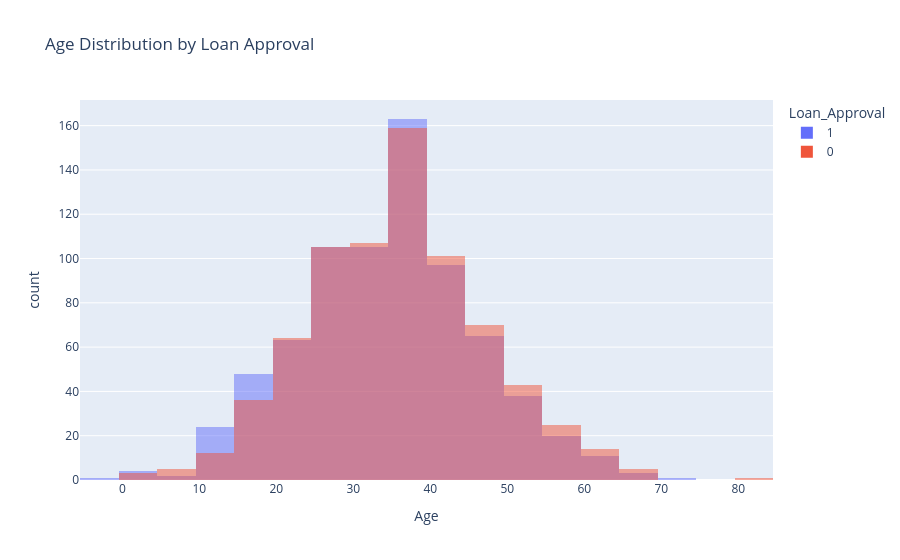

Notebook code for this chart:
### Code cell
#Visualization
import plotly.express as px
fig = px.histogram(
    df,
    x='Age',
    color='Loan_Approval',
    nbins=30,
    title='Age Distribution by Loan Approval',
    barmode='overlay'
)
fig.show()

### Figure 1 — Plotly figure (JSON) as saved in the notebook; plotly's stock layout.template omitted (floating-point values rounded to 4 significant figures; data arrays with more than 128 entries replaced by an {"elided": "..."} marker saying what was removed)
{"data": [{"bingroup": "x", "hovertemplate": "Loan_Approval=1<br>Age=%{x}<br>count=%{y}<extra></extra>", "legendgroup": "1", "marker": {"color": "#636efa", "opacity": 0.5, "pattern": {"shape": ""}}, "name": "1", "nbinsx": 30, "orientation": "v", "showlegend": true, "type": "histogram", "x": {"elided": "750 float values"}, "xaxis": "x", "yaxis": "y"}, {"bingroup": "x", "hovertemplate": "Loan_Approval=0<br>Age=%{x}<br>count=%{y}<extra></extra>", "legendgroup": "0", "marker": {"color": "#EF553B", "opacity": 0.5, "pattern": {"shape": ""}}, "name": "0", "nbinsx": 30, "orientation": "v", "showlegend": true, "type": "histogram", "x": {"elided": "750 float values"}, "xaxis": "x", "yaxis": "y"}], "layout": {"barmode": "overlay", "legend": {"title": {"text": "Loan_Approval"}, "tracegroupgap": 0}, "title": {"text": "Age Distribution by Loan Approval"}, "xaxis": {"anchor": "y", "domain": [0, 1], "title": {"text": "Age"}}, "yaxis": {"anchor": "x", "domain": [0, 1], "title": {"text": "count"}}}}
